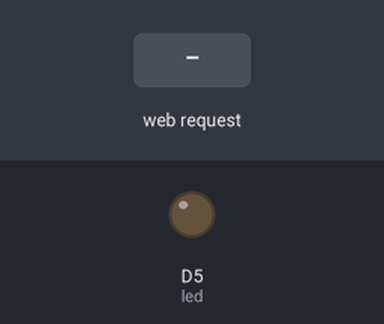
A sketch run on a simulated ESP8266 (NodeMCU). Shown: output pins drawn as LEDs (lit = HIGH). The test bench sets the inputs (shaded band). WiFi joins after 1.5 s; servers stay silent unless stated; what the sketch prints to the serial monitor is not drawn.

Above: at 2.7 s.
2.8 s: HTTP request GET /szellozesbekapcsolas received
At 4.7 s:
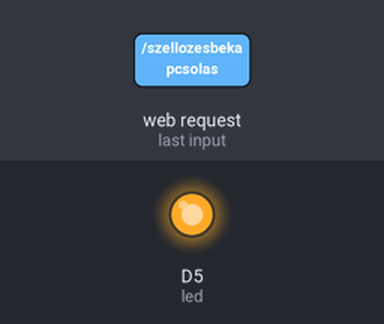
5.0 s: HTTP request GET /szellozeslekapcsolas received
At 6.4 s:
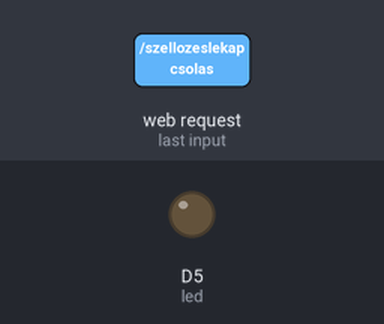
Timing chart, 0 to 8.0 s (numbered marks = the images above; inputs shaded):
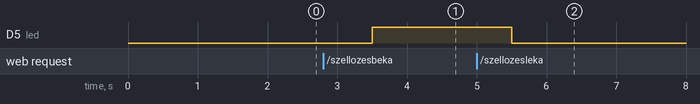

Measured:
- after the input at 2.8 s, D5 (led): LOW → HIGH after 0.70 s
- after the input at 5.0 s, D5 (led): HIGH → LOW after 0.50 s

The sketch:

minta-proba-valodi.ino
```cpp
#include <ESP8266WiFi.h>
#include <ESP8266WebServer.h>
#include <ESP8266HTTPClient.h>

// Set WiFi credentials
#define WIFI_SSID "Cisco3"
#define WIFI_PASS "Eotvos2024"

//Fix ip beállítás
IPAddress subnet(255, 255, 0, 0);       // Subnet Mask
IPAddress gateway(192, 168, 1, 95);     // Default Gateway
IPAddress local_IP(192, 168, 12, 19);    // 192.168.12.x ahol x={1..28}
IPAddress dns1(8, 8, 8, 8);            //Google dns
IPAddress dns2(192, 168, 100, 150);    //Alternate dns


// Create a new web server
ESP8266WebServer webserver(80);

//Kliens beállítás
WiFiClient client;
HTTPClient httpClient;

int led = D5;

// Főoldal
void rootPage() {
  webserver.send(200, "text/html", "<h1>Helló 2 world</h1>");
}

// Nem létező oldal
void notfoundPage(){
  webserver.send(404, "text/plain", "404: Not found");
}

void szellozesbekapcsolas(){
	//Ide kell írni a ledkapcsolás kódját
  digitalWrite(led, HIGH);
  webserver.send(200, "text/html", "ok");

}

void szellozeslekapcsolas(){
	//Ide kell írni a ledkapcsolás kódját
  digitalWrite(led, LOW);
  webserver.send(200, "text/html", "nem ok");

}
/*
void ontesbekapcsolas(){
	//Ide kell írni a ledkapcsolás kódját
  digitalWrite(led, LOW);
webserver.send(200, "text/html", "ok");

}

void onteslekapcsolas(){
	//Ide kell írni a ledkapcsolás kódját
  digitalWrite(led, LOW);
webserver.send(200, "text/html", "ok");

}
*/

void setup()
{
  // Setup serial port
  Serial.begin(115200);
  Serial.println();

  if (WiFi.config(local_IP, gateway, subnet, dns1, dns2)) {
    Serial.println("Static IP Configured");
  }else{
    Serial.println("Static IP Configuration Failed");
  }

  //Begin WiFi
  WiFi.begin(WIFI_SSID, WIFI_PASS);
  while (WiFi.status() != WL_CONNECTED) {

    Serial.print(".");
    delay(100);
  }

  // WiFi Connected
  Serial.print("Connected! IP address: ");
  Serial.println(WiFi.localIP());

  // Start Web Server
  webserver.on("/hello", rootPage);

  webserver.on("/szellozesbekapcsolas", szellozesbekapcsolas);
  webserver.on("/szellozeslekapcsolas", szellozeslekapcsolas);
/*
  webserver.on("/ontesbekapcsolas", ontesbekapcsolas);
  webserver.on("/onteslekapcsolas", ontesbekapcsolas);
*/
  webserver.onNotFound(notfoundPage);
  webserver.begin();

  pinMode(led, OUTPUT);
}

// Listen for HTTP requests
void loop(void){
  webserver.handleClient();
  delay(1000);
  /*digitalWrite(led, HIGH);
  delay(1000);
  digitalWrite(led, LOW);
  delay(1000);*/
}

void adatKuldesPelda(float data1, int data2){
  String data = "data1="+String(data1)+"&data2="+String(data2);
  const char *URL = "";
  httpClient.begin(client,URL);
  httpClient.addHeader("Content-Type","application/x-www-form-urlencoded");
  httpClient.POST(data);
  String content = httpClient.getString();
  httpClient.end();
  Serial.println("Response:");
  Serial.println(content);
}
```
